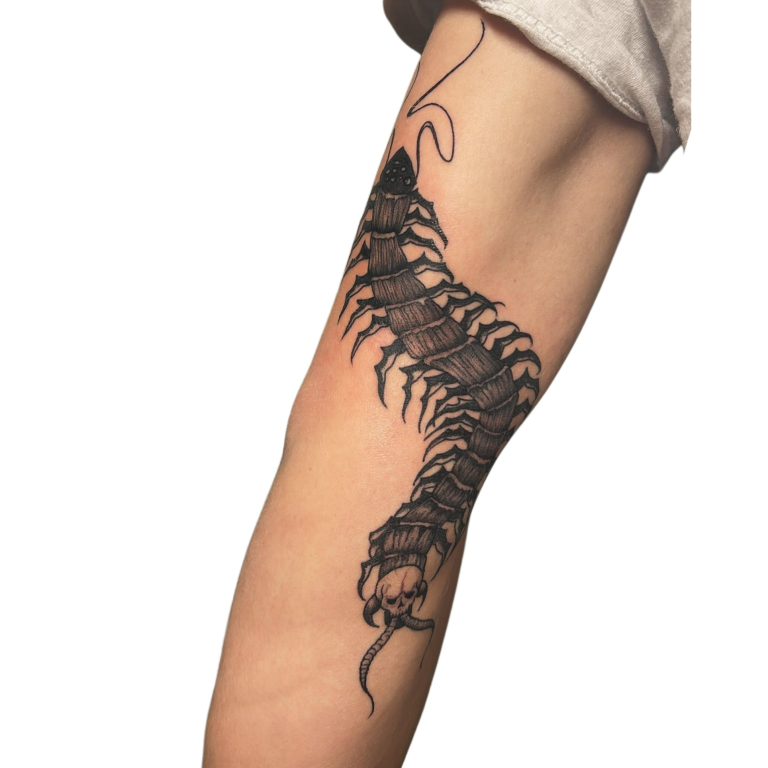
#> input picture media/cutout-candidates/centipede-arm.jpeg, 1536 x 1536 px (shown at 1/2 size); its folder holds 4 pictures in this run
$ python build-masks.py
#> lines starting #> are read from the running program, lines starting #| are printed output that depends on the picture; after the words box and inside, x2 and y2 are one past the last pixel; in counts of white or black regions, pixels touching at a corner belong together
"""Source-preserving SVG silhouettes. No original pixel or file is changed.

Only near-white pixels connected to an image border are background candidates.
The resulting SVG mask is used with the untouched JPEG in CSS. Interior white
areas remain opaque. This is an extraction, not generative retouching.
"""
from pathlib import Path
from collections import deque
import json, hashlib
import numpy as np
from PIL import Image

ROOT = Path(__file__).resolve().parents[1]
OUT = ROOT / 'assets/masks'
OUT.mkdir(parents=True, exist_ok=True)
records = []
for name in ['centipede-arm', 'lilies-arm', 'stars-foot', 'branching-neck-shoulder', 'snake-sword-floral-back']:
    source = ROOT / f'media/cutout-candidates/{name}.jpeg'
    rgb = np.asarray(Image.open(source).convert('RGB'))
#> rgb is the input picture: shape (1536, 1536, 3); mean R, G, B 227.8, 215.5, 207.9
    h,w = rgb.shape[:2]
#> h = 1536; w = 1536
    white = rgb.min(axis=2) >= 246
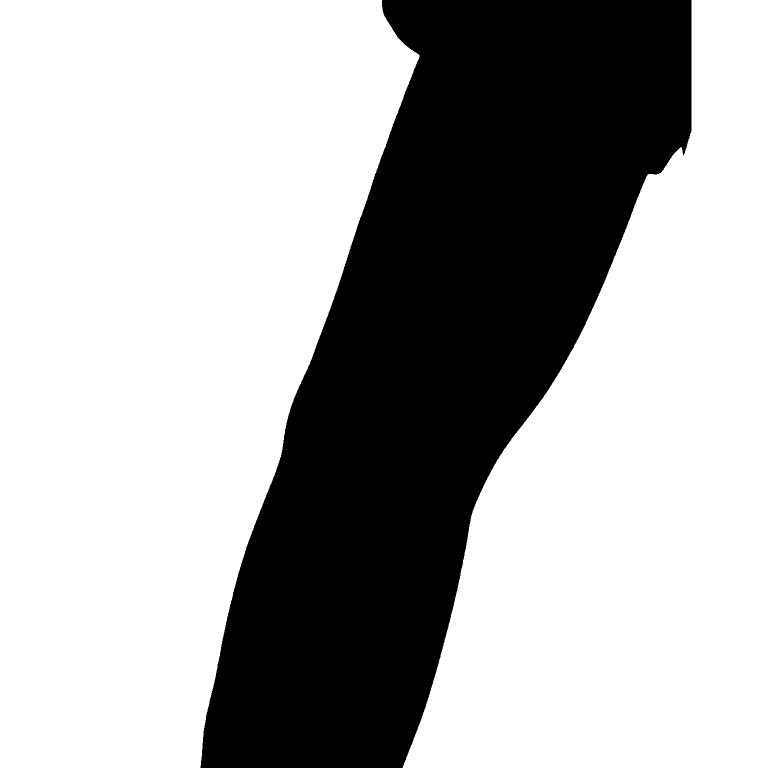
#> white: shape (1536, 1536) bool (shown at 1/2 size); 67.6% white; 1 black region, box (x1, y1, x2, y2) and area: (401, 0, 1383, 1536) 764353
    outside = np.zeros((h,w), dtype=bool)
    queue = deque()
    for x in range(w):
        for y in (0,h-1):
            if white[y,x] and not outside[y,x]: outside[y,x]=True; queue.append((y,x))
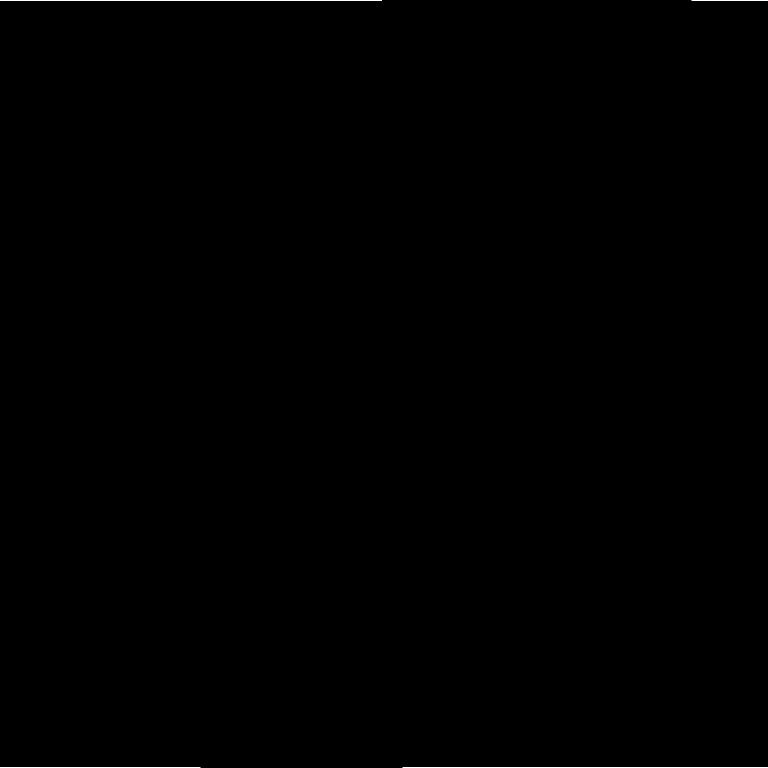
#> outside: shape (1536, 1536) bool (shown at 1/2 size); 0.09% white in thin lines or dots
    for y in range(h):
        for x in (0,w-1):
            if white[y,x] and not outside[y,x]: outside[y,x]=True; queue.append((y,x))
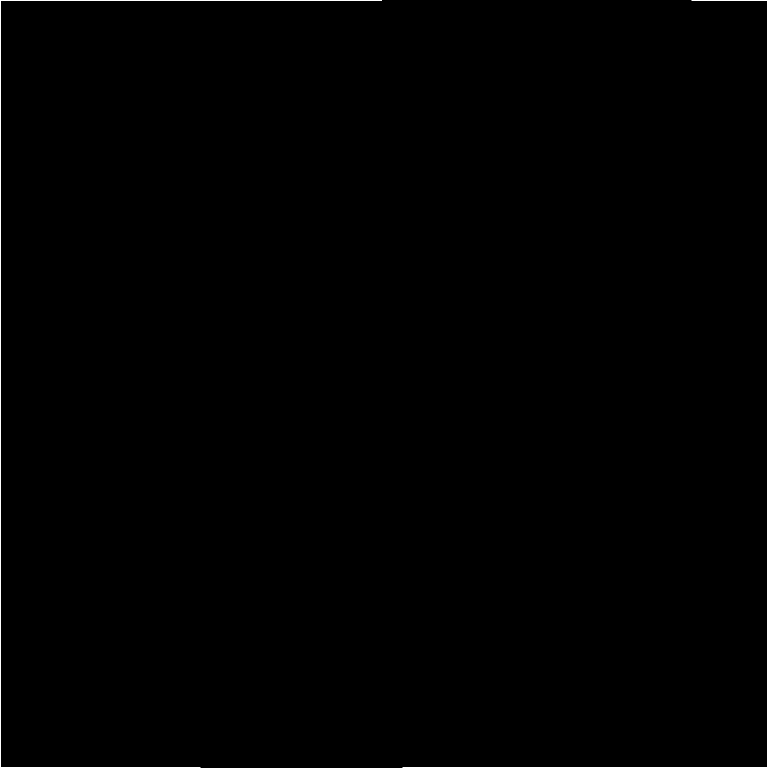
#> outside: shape (1536, 1536) bool (shown at 1/2 size); 0.22% white in thin lines or dots
    while queue:
        y,x = queue.popleft()
        for yy,xx in ((y-1,x),(y+1,x),(y,x-1),(y,x+1)):
            if 0<=yy<h and 0<=xx<w and white[yy,xx] and not outside[yy,xx]:
                outside[yy,xx]=True;queue.append((yy,xx))
    # Exact scanline geometry: no downsampling, erosion, or interior color keying.
    segments=[]
    for y in range(h):
        row=np.r_[False,~outside[y],False].astype(np.int8)
        starts=np.where(np.diff(row)==1)[0]; ends=np.where(np.diff(row)==-1)[0]
        for a,b in zip(starts,ends): segments.append(f'M{a} {y}h{b-a}v1H{a}z')
#> (the run stopped early here; a loop or call above may not have finished)
